Frame 1 (no input): blank canvas, image omitted
Frame 60 (the mouse pressed at the canvas centre just before this capture): blank canvas, image omitted
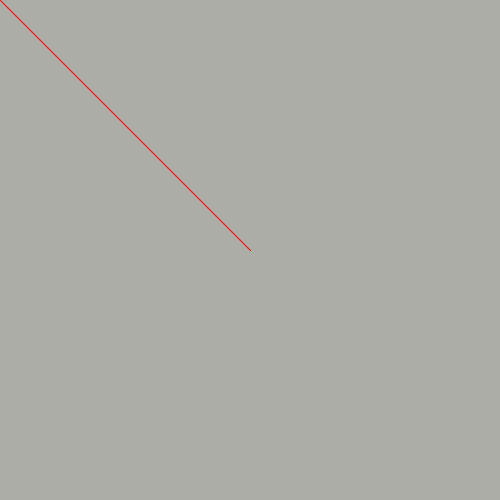
Frame 120 (the mouse held since frame 60 and released just before this capture)

The Processing sketch whose frames 1 and 60 were blank and that drew this single picture after the mouse press (run headless with seeded random() and noise(); from frame 60 on, the mouse is pressed at the canvas centre):

// Processing sketch: week01_4_stroke_keyPressed_change_stroke
// ── week01_4_stroke_keyPressed_change_stroke.pde
void setup(){
 size(500,500); 
 background(#ADADA7); //灰色
 stroke(255,0,0);
}
void draw(){
 if(mousePressed){
   line(mouseX,mouseY, pmouseX,pmouseY);
 }
} 
void keyPressed(){
  if( key=='1' ) stroke(#F77FF6); //紫色
  if( key=='2' ) stroke(#C6FFF3); //淺藍色
  if( key=='3' ) stroke(#FFD9B9); //橘色
}
